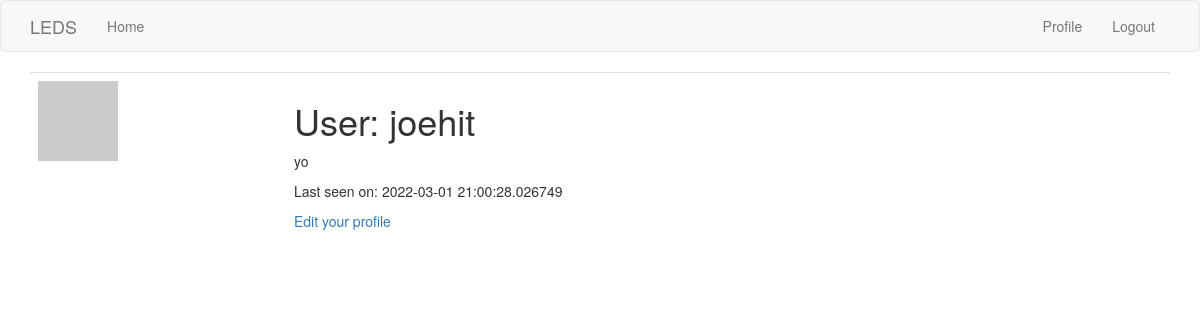
Before: /user/joehit (signed in) with the older database file.
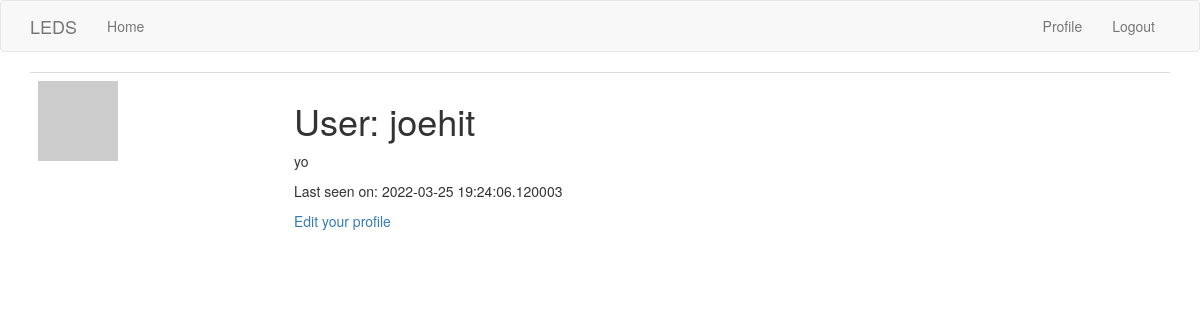
After: the same page with the newer database file.
### app/models.py (models this page shows, shortened)
class User(UserMixin, db.Model):
    id = db.Column(db.Integer, primary_key=True)
    username = db.Column(db.String(64), index=True, unique=True)
    email = db.Column(db.String(120), index=True, unique=True)
    password_hash = db.Column(db.String(128))
    posts = db.relationship('Post', backref='author', lazy='dynamic')
    about_me = db.Column(db.String(140))
    last_seen = db.Column(db.DateTime, default=datetime.utcnow)
    def avatar(self, size):
        digest = md5(self.email.lower().encode('utf-8')).hexdigest()
        return 'https://www.gravatar.com/avatar/{}?d=identicon&s={}'.format(
            digest, size)

### app/routes.py (the view)
@app.route('/user/<username>')
@login_required
def user(username):
    user = User.query.filter_by(username=username).first_or_404()
    posts = [
    ]
    return render_template('user.html', user=user, posts=posts)

### app/models.py (called while the page is built)
@login.user_loader
def load_user(id):
    return User.query.get(int(id))

### app/routes.py (called while the page is built)
@app.before_request
def before_request():
    if current_user.is_authenticated:
        current_user.last_seen = datetime.datetime.utcnow()
        db.session.commit()

### app/templates/user.html (shortened to what this page needs)
{% extends "base.html" %}
{% block app_content %}
    <table class="table table-hover">
        <tr>
            <td width="256px"><img src="{{ user.avatar(256) }}"></td>
            <td>
                <h1>User: {{ user.username }}</h1>
                {% if user.about_me %}<p>{{ user.about_me }}</p>{% endif %}
                {% if user.last_seen %}<p>Last seen on: {{ user.last_seen }}</p>{% endif %}
                {% if user == current_user %}
                <p><a href="{{ url_for('edit_profile') }}">Edit your profile</a></p>
                {% endif %}
            </td>
        </tr>
    </table>
{% endblock %}

### app/templates/base.html (shortened to what this page needs)
{% extends 'bootstrap/base.html' %}
{% block navbar %}
    <nav class="navbar navbar-default">
        <div class="container">
            <div class="navbar-header">
                <a class="navbar-brand" href="{{ url_for('index') }}">LEDS</a>
            </div>
            <div class="collapse navbar-collapse" id="bs-example-navbar-collapse-1">
                <ul class="nav navbar-nav">
                    <li><a href="{{ url_for('index') }}">Home</a></li>
                </ul>
                <ul class="nav navbar-nav navbar-right">
                    {% if current_user.is_anonymous %}
                    <li><a href="{{ url_for('login') }}">Login</a></li>
                    {% else %}
                    <li><a href="{{ url_for('user', username=current_user.username) }}">Profile</a></li>
                    <li><a href="{{ url_for('logout') }}">Logout</a></li>
                    {% endif %}
                </ul>
            </div>
        </div>
    </nav>
{% endblock %}
{% block content %}
    <div class="container">
        {% block app_content %}{% endblock %}
    </div>
{% endblock %}

Changed rows visible on the page:
changed User "joehit": last_seen "2022-03-01 21:00:28.026749" → "2022-03-25 19:24:06.120003"
